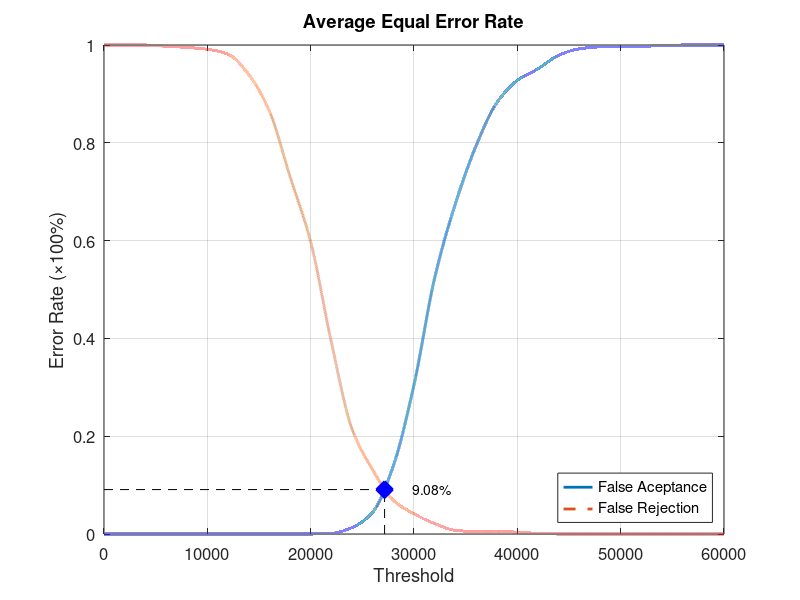
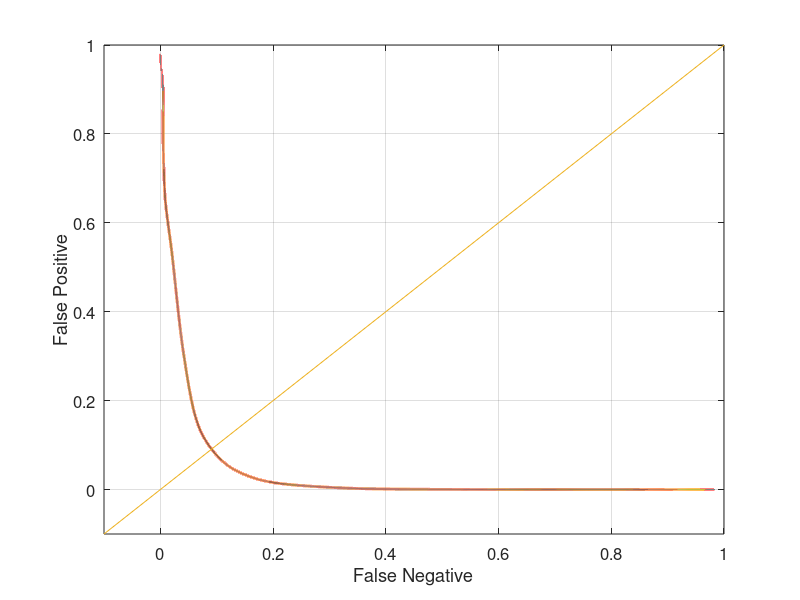

The MATLAB source for these figures, in order:
function yEER = Experiment2Average
close all;
clear;
clc;
x = 0:2000:60000;
xq = 0:0.5:60000;

y0 = [0 0 0 0 0 0 0 0 0 0 0 0.00131579 0.0131579 0.0447368 0.139474 0.305263 0.523684 0.675 0.793421 0.881579 0.927632 0.951316 0.978947 0.992105 0.996053 0.996053 0.997368 0.998684 1 1 1];
yy0 = interp1(x, y0, xq, 'pchip');
y1 = [1 1 1 0.9975 0.995 0.99125 0.98125 0.94 0.865 0.73125 0.5975 0.3925 0.215 0.13125 0.06875 0.04125 0.02125 0.0075 0.005 0.005 0.00375 0.00125 0 0 0 0 0 0 0 0 0];
yy1 = interp1(x, y1, xq, 'pchip');

% Calculating EER: 
y2 = abs(y0 - y1);
find(y2 == min(y2))
yy2 = abs(yy0 - yy1);
xEER = find(yy2 == min(yy2));
xEERIndex = xq(xEER) % X-axis EER
yEER = yy0(xEER) % Y-axis EER

main = figure
plot(xq, yy0,'-','LineWidth', 2);	hold on
plot(xq, yy1,'--','LineWidth', 2);	hold on
plot([xEERIndex xEERIndex], [0 yEER], 'k--');	hold on
plot([0 xEERIndex], [yEER yEER], 'k--');	hold on
plot(xEERIndex, yEER, 'bx', 'LineWidth', 10);	hold on
text(xEERIndex + 10 * xEERIndex / 100, yEER, [num2str(round((10000 * yEER)) / 100) '%'])
legend('False Aceptance', 'False Rejection', 'Location', 'SouthEast')
xlabel('Threshold')
ylabel('Error Rate (\times100%)')
title('Average Equal Error Rate')
set(gca, 'FontSize', 12)
axis([0 60000 0 1])
grid on

print(main, 'Experiment2AverageMain', '-dpng');
FNRxFPR = figure('Color', [1 1 1]);
plot(yy1, yy0, '-', yy1, yy0, 'LineWidth', 2);
hold on
y = -0.1:0.1:1
plot(y, y); 
set(gca, 'FontSize', 12)
xlabel('False Negative')
ylabel('False Positive')
axis([-0.1 1 -0.1 1])
set(gca, 'FontSize', 12)
grid on

print(FNRxFPR, 'Experiment2AverageFNRxFPR','-dpng');
end
